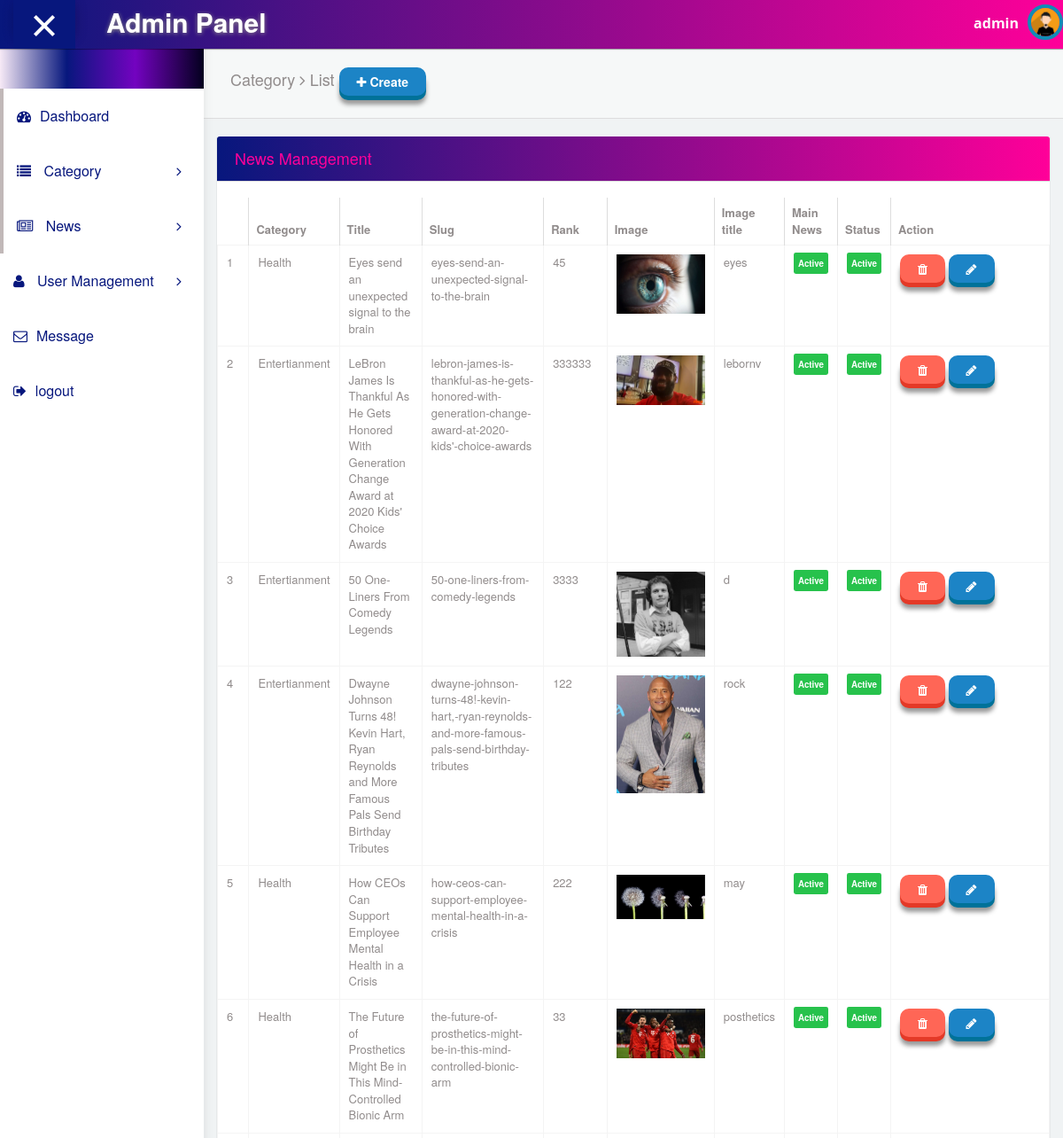
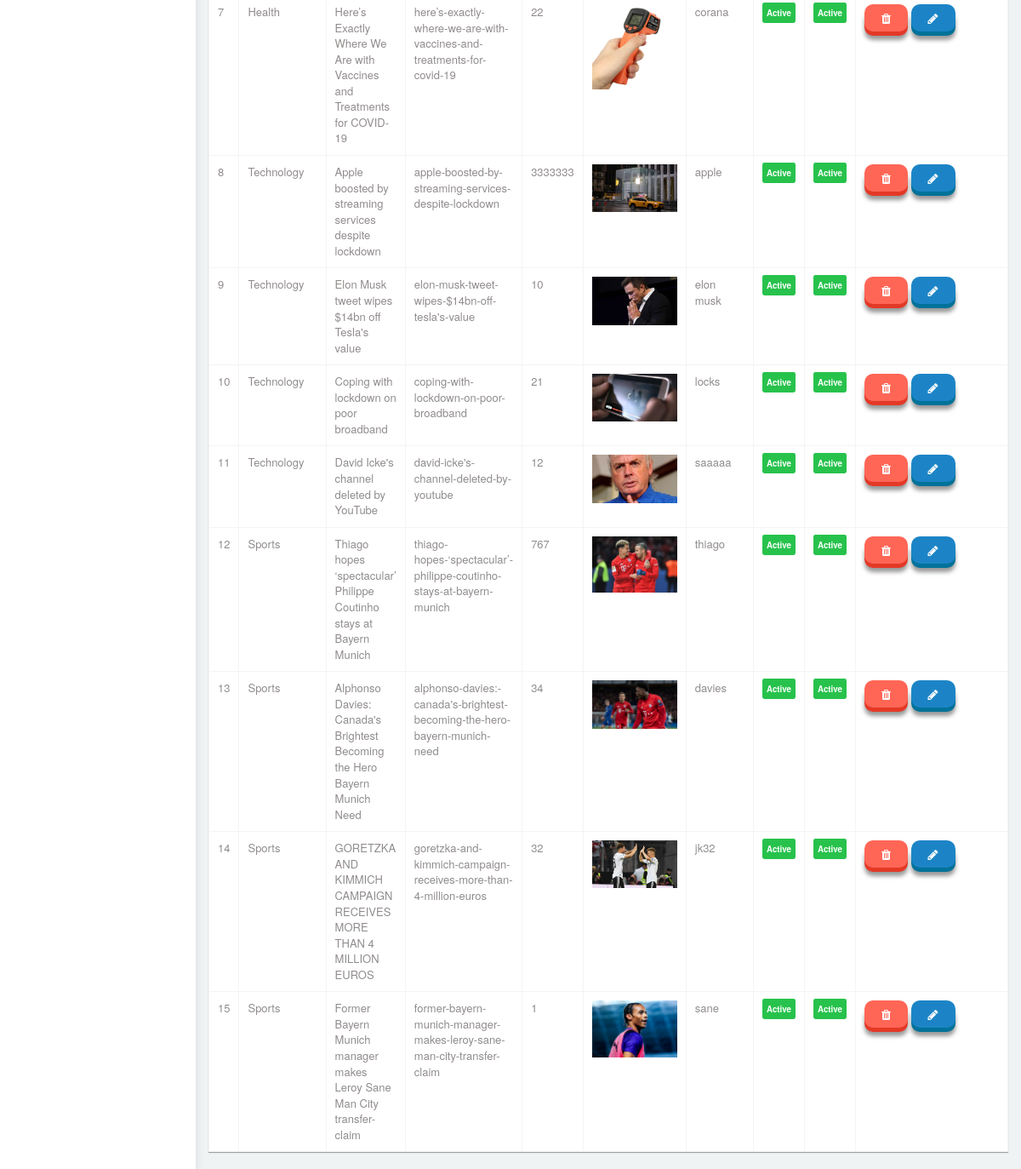
The app's page /backend/crud/news/list (signed in), older data (2 pictures, top to bottom).
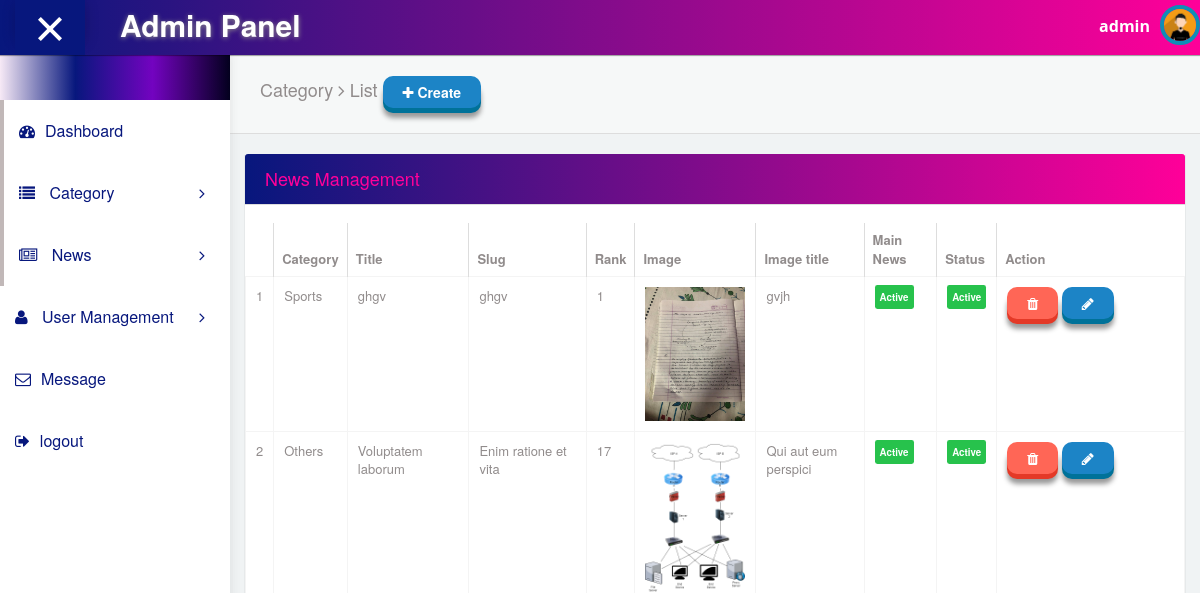
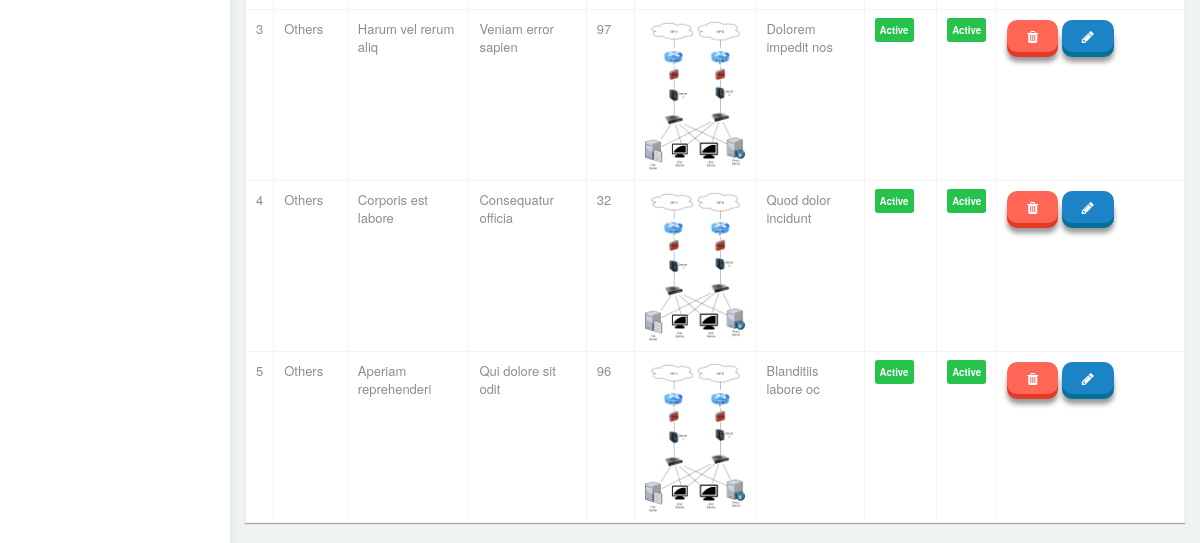
The same page, newer data (2 pictures, top to bottom).
### newsportal/models.py (models this page shows, shortened)
class News(models.Model):
    title = models.CharField(max_length=100)
    slug = models.CharField(max_length=100, unique=True)
    rank = models.IntegerField(default=1)
    status = models.BooleanField(default=True)
    image = models.ImageField(upload_to='news/', null=True, blank=True)
    image_title = models.CharField(max_length=100)
    view_count = models.IntegerField(default=0, null=True, blank=True)
    main_news = models.BooleanField(default=True)
    slider_key = models.BooleanField(default=True)
    category = models.ForeignKey(Category, on_delete=models.PROTECT)
    description = models.TextField(null=True, blank=True)
    created_date = models.DateTimeField(auto_now=True)
    updated_date = models.DateTimeField(auto_now=True)
    created_by = models.CharField(max_length=100)
    updated_by = models.CharField(max_length=100)
    class Meta:
        db_table = 'news'

class Category(Cat):
    objects = CategoryManager()
    class Meta:
        db_table = 'category'

### newsportal/views.py (the view)
# urls.py: path('news/list', views.list_news, name='list_news'),
@login_required(login_url='signin')
def list_news(request):
    data = News.objects.all()[::-1]
    context = {
        'newses': data
    }
    return render(request, 'backend/news/list.html', context)

### templates/backend/news/list.html (shortened to what this page needs)
{% extends "backend/master/master.html" %}
{% block content %}
<div id="content">
        <div class="panel box-shadow-none content-header">
          <div class="panel-body">
            <div class="col-md-12">
                <h4 class="animated fadeInLeft">
                    Category <span class="fa-angle-right fa"></span> List
                    <a href="{% url 'create_news' %}" class="btn btn-3d btn-primary"><span class="fa fa-plus"></span> Create</a>
                </h4>
            </div>
          </div>
        </div>
        <div class="form-element">
          <div class="col-md-12 padding-0">
            <div class="col-md-12">
              <div class="panel form-element-padding">
                <div class="panel-heading">
                 <h4>News Management</h4>
                </div>
                <br/>
                    <table class="table table-bordered" id="list_table">
                        <thead>
                          <tr>
                            <th></th>
                            <th>Category</th>
                            <th>Title</th>
                            <th>Slug</th>
                            <th>Rank</th>
                              <th>Image</th>
                              <th>Image title</th>
                            <th>Main News</th>
                            <th>Status</th>
                            <th>Action</th>
                          </tr>
                        </thead>
                     <tbody>
                          {%for news in newses %}
                          <tr>
                              <td>{{ forloop.counter }}</td>
                            <td>{{news.category.title}}</td>
                            <td>{{news.title}}</td>
                            <td>{{news.slug}}</td>
                            <td>{{news.rank}}</td>
                              <td>
                                 {%  if news.image %}
                                      <img src="{{MEDIA_URL}}{{news.image.url}}" alt="image" width="100px">
                                    {% endif %}
                              </td>
                              <td>{{news.image_title}}</td>
                              <td>
                              {%if news.main_news == 1 %}
                              <span class="label label-success">Active</span>
                              {% else %}
                              <span class="label label-warning">De Active</span>
                              {% endif %}
                            </td>
                            <td>
                              {%if news.status == 1 %}
                              <span class="label label-success">Active</span>
                              {% else %}
                              <span class="label label-warning">De Active</span>
                              {% endif %}
                            </td>
                            <td width="20%">
                              <a href="" class="btn btn-3d btn-danger" data-toggle="modal" data-target="#myModal_{{news.id}}"><i class="fa fa-trash"></i></a>
                              <a href="{% url 'edit_news'  news.id %}" class="btn btn-3d btn-primary"><i class="fa fa-pencil"></i></a>
                            </td>
                          </tr>
                          {% endfor %}
                        </tbody>
                       </table>
              </div>
            </div>
          </div>
      </div>
    </div>
{% endblock %}

Row changes from the older to the newer data that the page shows:
removed News: category "Health", title "Eyes send an unexpected signal to the brain", slug "eyes-send-an-unexpected-signal-to-the-brain", rank "45", image (picture), image_title "eyes", main_news "Active", status "Active"
removed News: category "Entertianment", title "LeBron James Is Thankful As He Gets Honored With Generation Change Award at 2020 Kids' Choice Awards", slug "lebron-james-is-thankful-as-he-gets-honored-with-generation-change-award-at-2020-kids'-choice-awards", rank "333333", image (picture), image_title "lebornv", main_news "Active", status "Active"
removed News: category "Entertianment", title "50 One-Liners From Comedy Legends", slug "50-one-liners-from-comedy-legends", rank "3333", image (picture), image_title "d", main_news "Active", status "Active"
removed News: category "Entertianment", title "Dwayne Johnson Turns 48! Kevin Hart, Ryan Reynolds and More Famous Pals Send Birthday Tributes", slug "dwayne-johnson-turns-48!-kevin-hart,-ryan-reynolds-and-more-famous-pals-send-birthday-tributes", rank "122", image (picture), image_title "rock", main_news "Active", status "Active"
removed News: category "Health", title "How CEOs Can Support Employee Mental Health in a Crisis", slug "how-ceos-can-support-employee-mental-health-in-a-crisis", rank "222", image (picture), image_title "may", main_news "Active", status "Active"
removed News: category "Health", title "The Future of Prosthetics Might Be in This Mind-Controlled Bionic Arm", slug "the-future-of-prosthetics-might-be-in-this-mind-controlled-bionic-arm", rank "33", image (picture), image_title "posthetics", main_news "Active", status "Active"
removed News: category "Health", title "Here’s Exactly Where We Are with Vaccines and Treatments for COVID-19", slug "here’s-exactly-where-we-are-with-vaccines-and-treatments-for-covid-19", rank "22", image (picture), image_title "corana", main_news "Active", status "Active"
removed News: category "Technology", title "Apple boosted by streaming services despite lockdown", slug "apple-boosted-by-streaming-services-despite-lockdown", rank "3333333", image (picture), image_title "apple", main_news "Active", status "Active"
removed News: category "Technology", title "Elon Musk tweet wipes $14bn off Tesla's value", slug "elon-musk-tweet-wipes-$14bn-off-tesla's-value", rank "10", image (picture), image_title "elon musk", main_news "Active", status "Active"
removed News: category "Technology", title "Coping with lockdown on poor broadband", slug "coping-with-lockdown-on-poor-broadband", rank "21", image (picture), image_title "locks", main_news "Active", status "Active"
removed News: category "Technology", title "David Icke's channel deleted by YouTube", slug "david-icke's-channel-deleted-by-youtube", rank "12", image (picture), image_title "saaaaa", main_news "Active", status "Active"
removed News: category "Sports", title "Thiago hopes ‘spectacular’ Philippe Coutinho stays at Bayern Munich", slug "thiago-hopes-‘spectacular’-philippe-coutinho-stays-at-bayern-munich", rank "767", image (picture), image_title "thiago", main_news "Active", status "Active"
removed News: category "Sports", title "Alphonso Davies: Canada's Brightest Becoming the Hero Bayern Munich Need", slug "alphonso-davies:-canada's-brightest-becoming-the-hero-bayern-munich-need", rank "34", image (picture), image_title "davies", main_news "Active", status "Active"
removed News: category "Sports", title "GORETZKA AND KIMMICH CAMPAIGN RECEIVES MORE THAN 4 MILLION EUROS", slug "goretzka-and-kimmich-campaign-receives-more-than-4-million-euros", rank "32", image (picture), image_title "jk32", main_news "Active", status "Active"
removed News: category "Sports", title "Former Bayern Munich manager makes Leroy Sane Man City transfer-claim", slug "former-bayern-munich-manager-makes-leroy-sane-man-city-transfer-claim", rank "1", image (picture), image_title "sane", main_news "Active", status "Active"
added News: category "Sports", title "ghgv", slug "ghgv", rank "1", image (picture), image_title "gvjh", main_news "Active", status "Active"
added News: category "Others", title "Voluptatem laborum", slug "Enim ratione et vita", rank "17", image (picture), image_title "Qui aut eum perspici", main_news "Active", status "Active"
added News: category "Others", title "Harum vel rerum aliq", slug "Veniam error sapien", rank "97", image (picture), image_title "Dolorem impedit nos", main_news "Active", status "Active"
added News: category "Others", title "Corporis est labore", slug "Consequatur officia", rank "32", image (picture), image_title "Quod dolor incidunt", main_news "Active", status "Active"
added News: category "Others", title "Aperiam reprehenderi", slug "Qui dolore sit odit", rank "96", image (picture), image_title "Blanditiis labore oc", main_news "Active", status "Active"
